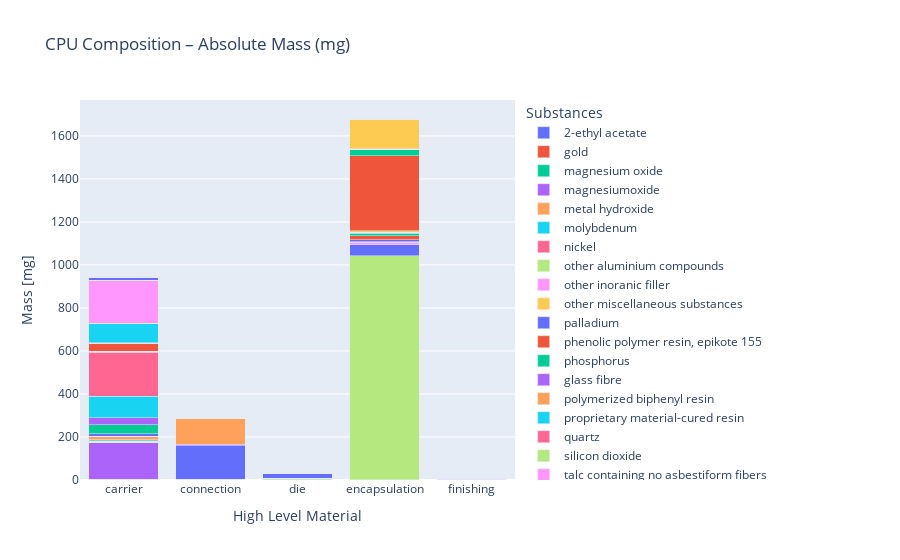
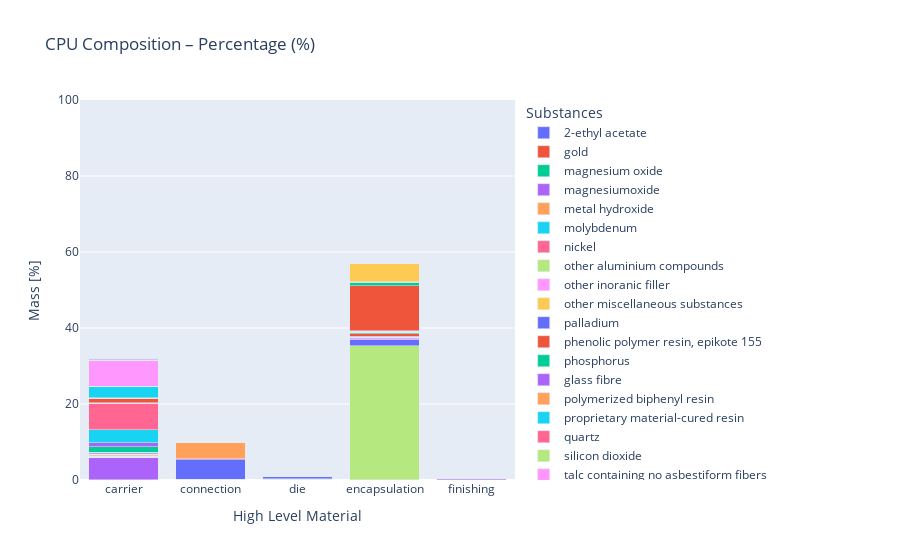

Here is the notebook cell these charts were saved with, in order:
### Markdown cell above
Standard CPU model

### Code cell
cpu_standard = create_cpu_model(
    dfs_cleaned=dfs_cleaned,
    dfs_high_level=dfs_high_level,
    selected_materials=None,  # Use all materials
    high_level=True,          # High-level categories
    show_BGA=True,
    show_LGA=True
)
plot_cpu_model(cpu_standard)
